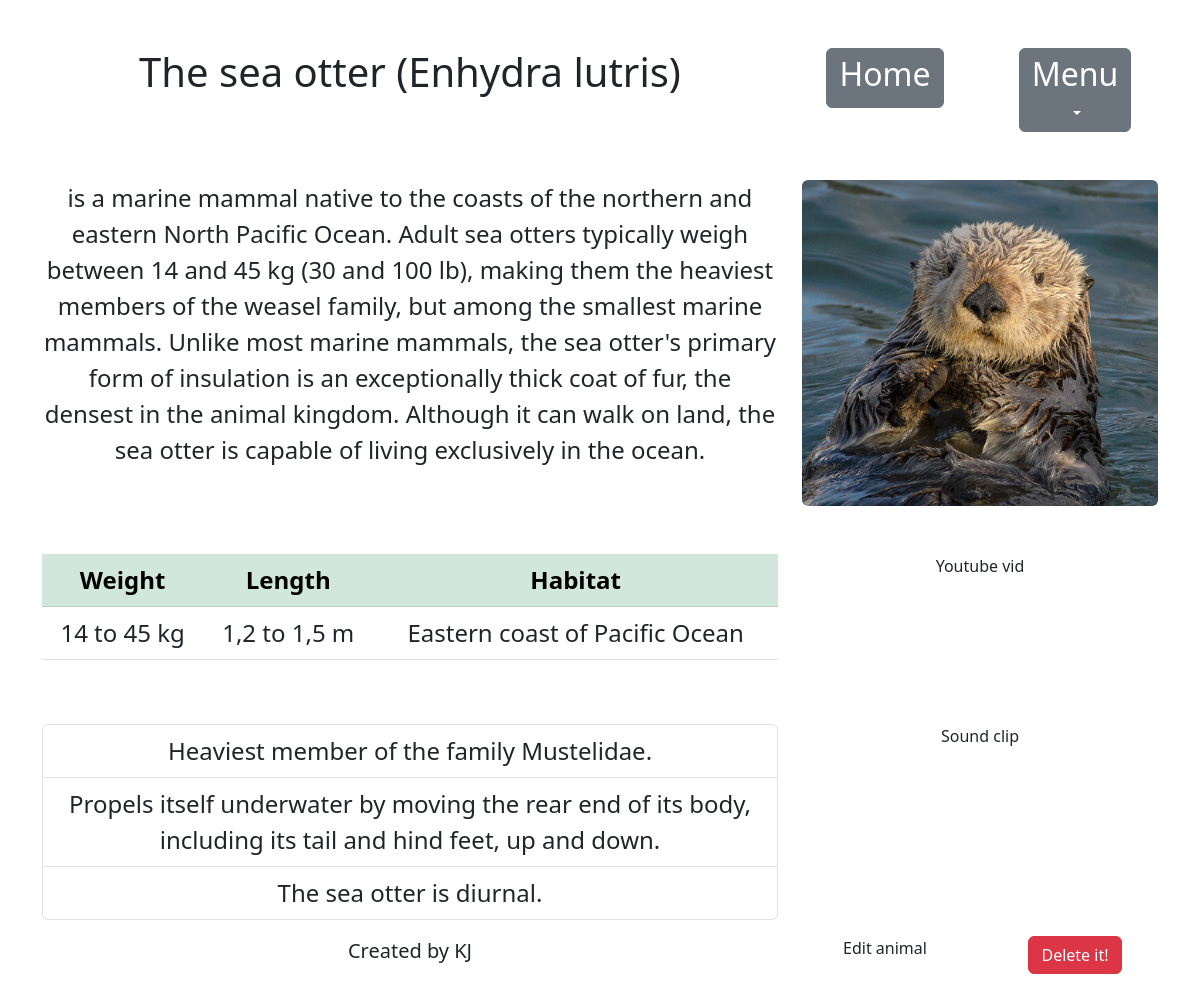
The page /animal/1/ on the database its author committed.
### archives/models.py (models this page shows)
class Animal(models.Model):
    SHORT_TXT = 128
    TXT = 256
    animal_name = models.CharField(
        blank=False,
        null=False,
        max_length=SHORT_TXT
    )
    animal_description = models.TextField(
        blank=False,
        null=False,
        max_length=2560
    )
    animal_weight = models.CharField(
        blank=False,
        null=False,
        max_length=SHORT_TXT
    )
    animal_length = models.CharField(blank=False, null=False, max_length=SHORT_TXT)
    animal_habitat = models.CharField(blank=False, null=False, max_length=SHORT_TXT)
    animal_fact1 = models.CharField(blank=True, null=True, max_length=TXT)
    animal_fact2 = models.CharField(blank=True, null=True, max_length=TXT)
    animal_fact3 = models.CharField(blank=True, null=True, max_length=TXT)
    animal_sound = models.CharField(blank=True, null=True, max_length=SHORT_TXT)
    animal_image1 = models.ImageField(blank=True, null=True, upload_to='')

### archives/views.py (the view)
# urls.py: path('animal/<int:animal_id>/', get_animal, name='get-animal'),
def get_animal(request, animal_id):
    try:
        animal = Animal.objects.get(id=animal_id)
    except Animal.DoesNotExist:
        raise Http404('Lost, ehh?')
    context = {
        'animal': animal
    }
    return render(request, 'animal.html', context)

### archives/templates/animal.html (shortened to what this page needs)
<!DOCTYPE html>
<html lang="en">
<head>
    <link rel="stylesheet/text" href="static/styles/style.css" type="text/css">
    <link href="https://cdn.jsdelivr.net/npm/bootstrap@5.3.0-alpha3/dist/css/bootstrap.min.css" rel="stylesheet"
>
</head>
<body>
<div class="container text-center">
    <div class="row mb-5 mt-5">
        <div class="col-8">
            <h1>{{ animal.animal_name }}</h1>
        </div>
        <div class="col-2">
            <a href="{% url 'all-animals' %}" class="btn btn-secondary"><h2>Home</h2></a>
        </div>
        <div class="col-2">
            <div class="dropdown pointer">
                <a class="btn btn-secondary dropdown-toggle" role="button" id="dropdownMenuLink"
                   data-bs-toggle="dropdown" aria-expanded="false">
                    <h2>Menu</h2>
                </a>
            </div>
        </div>
    </div>
</div>
<div class="container text-center mb-3">
    <div class="row mb-5">
        <div class="col-8">
            <p class="fs-4">{{ animal.animal_description }}</p>
        </div>
        <div class="col-4">
            <img class="card-img-top rounded" src="{{ animal.animal_image1.url }}" alt="{{ animal.animal_name }}">
        </div>
    </div>
    <div class="row mb-5">
        <div class="col-8">
            <table class="table fs-4">
                <thead>
                <tr class="table-success">
                    <th scope="col">Weight</th>
                    <th scope="col">Length</th>
                    <th scope="col">Habitat</th>
                </tr>
                </thead>
                <tbody>
                <tr>
                    <td>{{ animal.animal_weight }}</td>
                    <td>{{ animal.animal_length }}</td>
                    <td>{{ animal.animal_habitat }}</td>
                </tr>
                </tbody>
            </table>
        </div>
        <div class="col-4">
            Youtube vid
        </div>
    </div>
    <div class="row">
        <div class="col-8 fs-4">
            <ul class="list-group radiolist align-right">
                {% if animal.animal_fact1 %}
                    <li class="list-group-item">{{ animal.animal_fact1 }}</li>
                {% endif %}
                {% if animal.animal_fact2 %}
                    <li class="list-group-item">{{ animal.animal_fact2 }}</li>
                {% endif %}
                {% if animal.animal_fact3 %}
                    <li class="list-group-item">{{ animal.animal_fact3 }}</li>
                {% endif %}
            </ul>
        </div>
        <div class="col-4">
            Sound clip
        </div>
    </div>
</div>
<div class="container text-center">
    <div class="row mb-5">
        <div class="col-8 fs-5">
            Created by KJ
        </div>
        <div class="col-2">
            Edit animal
        </div>
        <div class="col-2">
            <form method="post" id="delete-animal">
                <button type="submit" class="btn btn-danger" form="delete-animal">Delete it!</button>
            </form>
        </div>
    </div>
</div>
</body>
</html>

### rows shown on the page
Animal: animal_name "The sea otter (Enhydra lutris)", animal_description "is a marine mammal native to the coasts of the northern and eastern North Pacific Ocean. Adult sea otters typically weigh between 14 and 45 kg (30 and 100 lb), making them the heaviest members of the weasel family, but among the smallest marine mammals. Unlike most marine mammals, the sea otter's primary form of insulation is an exceptionally thick coat of fur, the densest in the animal kingdom. Although it can walk on land, the sea otter is capable of living exclusively in the ocean.", animal_image1 (picture), animal_weight "14 to 45 kg", animal_length "1,2 to 1,5 m", animal_habitat "Eastern coast of Pacific Ocean", animal_fact1 "Heaviest member of the family Mustelidae.", animal_fact2 "Propels itself underwater by moving the rear end of its body, including its tail and hind feet, up and down.", animal_fact3 "The sea otter is diurnal."
